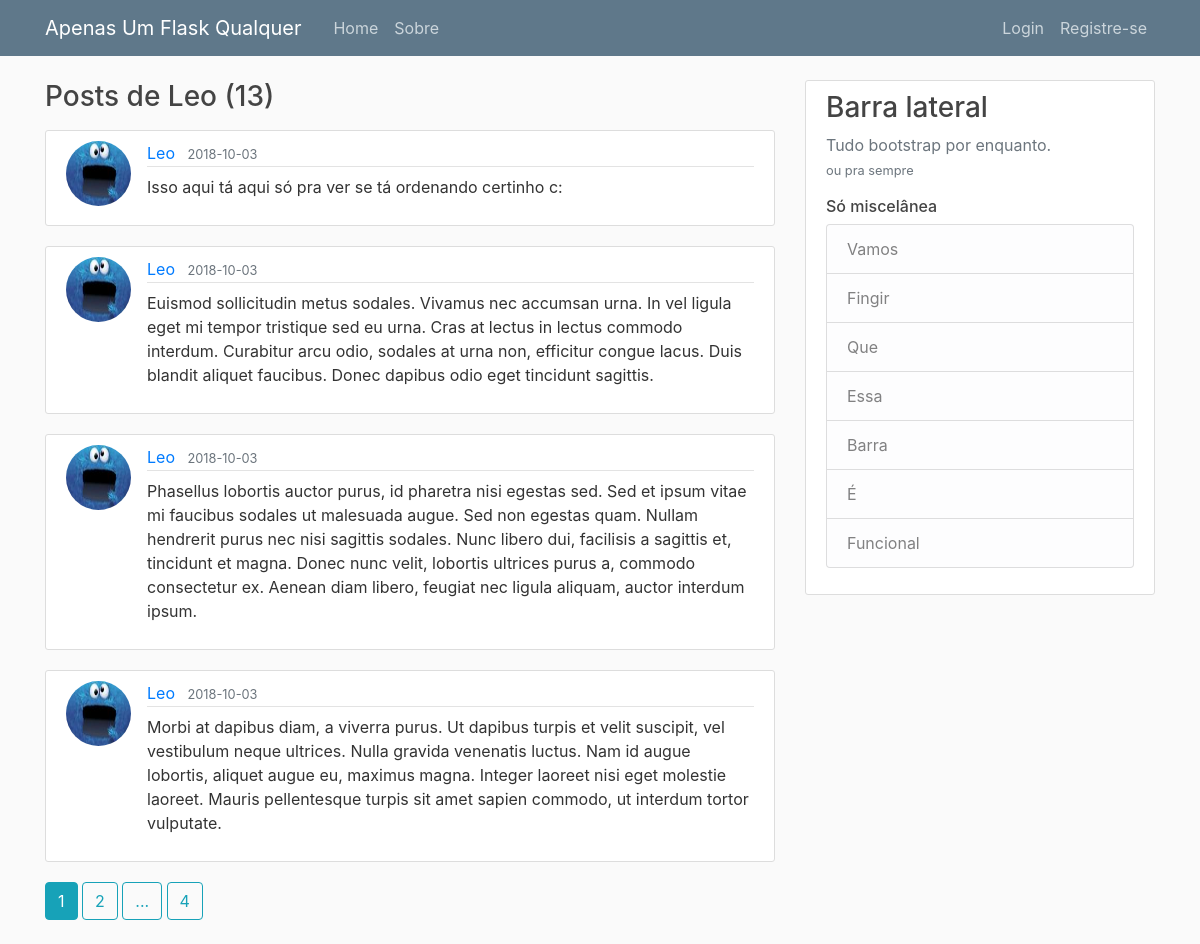
Before: /user/Leo with the older database file.
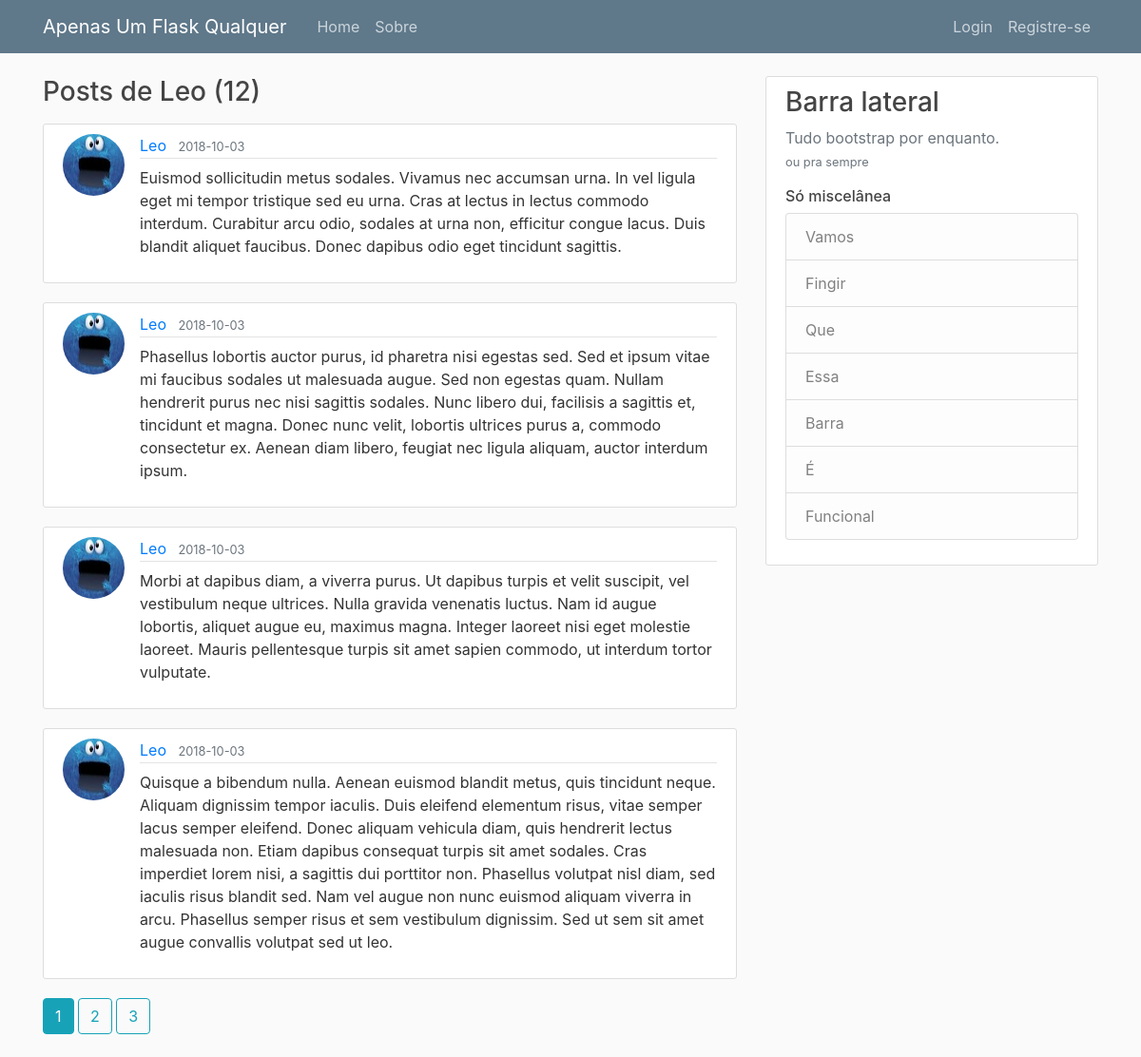
After: the same page with the newer database file.
### flaskproj/models.py (models this page shows, shortened)
class Post(db.Model):
	id = db.Column(db.Integer, primary_key=True)
	title = db.Column(db.String(100), nullable=False)
	date_posted = db.Column(db.DateTime, nullable=False, default=datetime.utcnow)
	content = db.Column(db.Text, nullable=False)
	user_id = db.Column(db.Integer, db.ForeignKey('user.id'), nullable=False)

class User(db.Model, UserMixin):
	id = db.Column(db.Integer, primary_key=True)
	username = db.Column(db.String(20), unique=True, nullable=False)
	email = db.Column(db.String(120), unique=True, nullable=False)
	image_file = db.Column(db.String(20), nullable=False, default='default.jpg')
	password = db.Column(db.String(60), nullable=False)
	posts = db.relationship('Post', backref='author', lazy=True)

### flaskproj/users/routes.py (the view)
@users.route('/user/<string:username>')
def user_posts(username):
	page = request.args.get('page', 1, type=int)
	user = User.query.filter_by(username=username).first_or_404()
	posts = Post.query.filter_by(author=user)\
		.order_by(Post.date_posted.desc())\
		.paginate(page=page, per_page=4)
	return render_template('user_posts.html', posts=posts, user=user)

### flaskproj/templates/user_posts.html (shortened to what this page needs)
{% extends "layout.html" %}
{% block content %}
    <h3 class="mb-3">Posts de {{user.username}} ({{ posts.total }})</h3>
    {% for post in posts.items %}
        <article class="media content-section">
          <img class="rounded-circle article-img" src="{{ url_for('static', filename='perfil_images/' + post.author.image_file) }}" alt="" class="rounded-circle arcticle-img">
          <div class="media-body">
            <div class="article-metadata">
              <a class="mr-2" href="{{ url_for('users.user_posts', username=post.author.username) }}">{{ post.author.username }}</a>
              <small class="text-muted">{{ post.date_posted.strftime('%Y-%m-%d') }}</small>
            </div>
              <p class="article-content">{{ post.content }}</p>
          </div>
        </article>
    {% endfor %}
    {% for page_num in posts.iter_pages(left_edge=1, right_edge=1, left_current=1, right_current=2) %}
        {% if page_num %}
          {% if posts.page == page_num %}
            <a class="btn btn-info mb-4" href="{{ url_for('users.user_posts', username=user.username, page=page_num) }}">{{ page_num }}</a>
          {% else %}
          <a class="btn btn-outline-info mb-4" href="{{ url_for('users.user_posts', username=user.username, page=page_num) }}">{{ page_num }}</a>
          {% endif %}
        {% else %}
          <span class="btn btn-outline-info mb-4">...</span>
        {% endif %}
    {% endfor %}
{% endblock content %}

Changed rows visible on the page:
removed Post: image_file (picture), author.username "Leo", date_posted "2018-10-03", content "Isso aqui tá aqui só pra ver se tá ordenando certinho c:"
now on this page (row unchanged): Post: image_file (picture), author.username "Leo", date_posted "2018-10-03", content "Quisque a bibendum nulla. Aenean euismod blandit metus, quis tincidunt neque. Aliquam dignissim tempor iaculis. Duis eleifend elementum risus, vitae semper lacus semper eleifend. Donec aliquam vehicula diam, quis hendrerit lectus malesuada non. Etiam dapibus consequat turpis sit amet sodales. Cras imperdiet lorem nisi, a sagittis dui porttitor non. Phasellus volutpat nisl diam, sed iaculis risus blandit sed. Nam vel augue non nunc euismod aliquam viverra in arcu. Phasellus semper risus et sem vestibulum dignissim. Sed ut sem sit amet augue convallis volutpat sed ut leo."
Other visible differences:
{{ posts.total }}: "13" → "12"
new list line: "3"
list line gone: "4"
